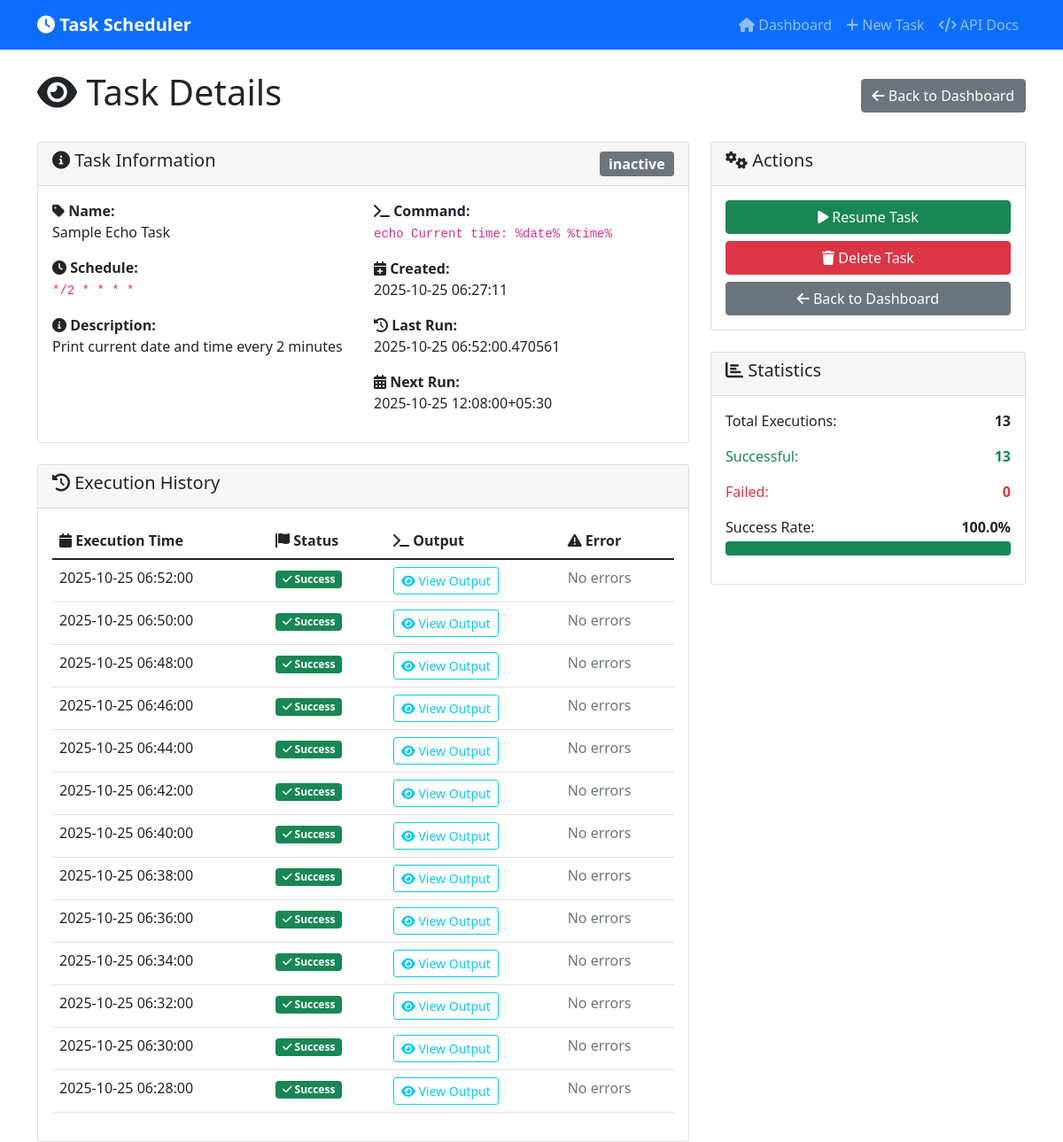
The app's page /tasks/7/view with its own data.
### tables this page shows
CREATE TABLE tasks (
            id INTEGER PRIMARY KEY AUTOINCREMENT,
            task_name TEXT NOT NULL,
            command TEXT NOT NULL,
            schedule TEXT NOT NULL,
            description TEXT,
            status TEXT DEFAULT 'active',
            created_at TIMESTAMP DEFAULT CURRENT_TIMESTAMP,
            last_run TIMESTAMP,
            next_run TIMESTAMP
        );

CREATE TABLE task_executions (
            id INTEGER PRIMARY KEY AUTOINCREMENT,
            task_id INTEGER,
            execution_time TIMESTAMP DEFAULT CURRENT_TIMESTAMP,
            status TEXT NOT NULL,
            output TEXT,
            error TEXT,
            FOREIGN KEY (task_id) REFERENCES tasks (id)
        );

### main.py (the view)
@app.get("/tasks/{task_id}/view", response_class=HTMLResponse)
async def view_task_page(request: Request, task_id: int):
    task = scheduler.get_task(task_id)
    if not task:
        raise HTTPException(status_code=404, detail="Task not found")
    history = scheduler.get_task_history(task_id)
    return templates.TemplateResponse("view_task.html", {
        "request": request,
        "task": task,
        "history": history
    })

### templates/view_task.html (shortened to what this page needs)
{% extends "base.html" %}
{% block content %}
<div class="d-flex justify-content-between align-items-center mb-4">
    <h1><i class="fas fa-eye"></i> Task Details</h1>
    <a href="/" class="btn btn-secondary">
        <i class="fas fa-arrow-left"></i> Back to Dashboard
    </a>
</div>
<div class="row">
    <div class="col-md-8">
        <div class="card mb-4">
            <div class="card-header d-flex justify-content-between align-items-center">
                <h5><i class="fas fa-info-circle"></i> Task Information</h5>
                <span class="badge {% if task.status == 'active' %}bg-success{% else %}bg-secondary{% endif %} fs-6">
                    {{ task.status }}
                </span>
            </div>
            <div class="card-body">
                <div class="row">
                    <div class="col-md-6">
                        <p><strong><i class="fas fa-tag"></i> Name:</strong><br>{{ task.task_name }}</p>
                        <p><strong><i class="fas fa-clock"></i> Schedule:</strong><br><code>{{ task.schedule }}</code></p>
                        {% if task.description %}
                        <p><strong><i class="fas fa-info-circle"></i> Description:</strong><br>{{ task.description }}</p>
                        {% endif %}
                    </div>
                    <div class="col-md-6">
                        <p><strong><i class="fas fa-terminal"></i> Command:</strong><br><code>{{ task.command }}</code></p>
                        {% if task.created_at %}
                        <p><strong><i class="fas fa-calendar-plus"></i> Created:</strong><br>{{ task.created_at }}</p>
                        {% endif %}
                        {% if task.last_run %}
                        <p><strong><i class="fas fa-history"></i> Last Run:</strong><br>{{ task.last_run }}</p>
                        {% endif %}
                        {% if task.next_run %}
                        <p><strong><i class="fas fa-calendar-alt"></i> Next Run:</strong><br>{{ task.next_run }}</p>
                        {% endif %}
                    </div>
                </div>
            </div>
        </div>
        <div class="card">
            <div class="card-header">
                <h5><i class="fas fa-history"></i> Execution History</h5>
            </div>
            <div class="card-body">
                {% if not history %}
                <div class="text-center py-4">
                    <i class="fas fa-clock fa-3x text-muted mb-3"></i>
                    <h5 class="text-muted">No executions yet</h5>
                    <p class="text-muted">This task hasn't been executed yet. Wait for the scheduled time or check if the task is active.</p>
                </div>
                {% else %}
                <div class="table-responsive">
                    <table class="table table-hover">
                        <thead>
                            <tr>
                                <th><i class="fas fa-calendar"></i> Execution Time</th>
                                <th><i class="fas fa-flag"></i> Status</th>
                                <th><i class="fas fa-terminal"></i> Output</th>
                                <th><i class="fas fa-exclamation-triangle"></i> Error</th>
                            </tr>
                        </thead>
                        <tbody>
                            {% for execution in history %}
                            <tr>
                                <td>{{ execution.execution_time }}</td>
                                <td>
                                    {% if execution.status == 'success' %}
                                    <span class="badge bg-success">
                                        <i class="fas fa-check"></i> Success
                                    </span>
                                    {% else %}
                                    <span class="badge bg-danger">
                                        <i class="fas fa-times"></i> Failed
                                    </span>
                                    {% endif %}
                                </td>
                                <td>
                                    {% if execution.output %}
                                    <button class="btn btn-sm btn-outline-info" type="button"
                                            data-bs-toggle="collapse" data-bs-target="#output-{{ execution.id }}">
                                        <i class="fas fa-eye"></i> View Output
                                    </button>
                                    {% else %}
                                    <span class="text-muted">No output</span>
                                    {% endif %}
                                </td>
                                <td>
                                    {% if execution.error %}
                                    <button class="btn btn-sm btn-outline-danger" type="button"
                                            data-bs-toggle="collapse" data-bs-target="#error-{{ execution.id }}">
                                        <i class="fas fa-exclamation-triangle"></i> View Error
                                    </button>
                                    <div class="collapse mt-2" id="error-{{ execution.id }}">
                                        <pre class="bg-danger-subtle p-2 rounded small">{{ execution.error }}</pre>
                                    </div>
                                    {% else %}
                                    <span class="text-muted">No errors</span>
                                    {% endif %}
                                </td>
                            </tr>
                            {% endfor %}
                        </tbody>
                    </table>
                </div>
                {% endif %}
            </div>
        </div>
    </div>
    <div class="col-md-4">
        <div class="card mb-4">
            <div class="card-header">
                <h5><i class="fas fa-cogs"></i> Actions</h5>
            </div>
            <div class="card-body">
                <div class="d-grid gap-2">
                    <form method="post" action="/tasks/{{ task.id }}/toggle">
                        <button type="submit" class="btn {% if task.status == 'active' %}btn-warning{% else %}btn-success{% endif %} w-100">
                            <i class="fas fa-{% if task.status == 'active' %}pause{% else %}play{% endif %}"></i>
                            {% if task.status == 'active' %}Pause Task{% else %}Resume Task{% endif %}
                        </button>
                    </form>
                    <button type="button" class="btn btn-danger w-100"
                            onclick="confirmDelete({{ task.id }}, '{{ task.task_name }}')">
                        <i class="fas fa-trash"></i> Delete Task
                    </button>
                    <a href="/" class="btn btn-secondary w-100">
                        <i class="fas fa-arrow-left"></i> Back to Dashboard
                    </a>
                </div>
            </div>
        </div>
        <div class="card">
            <div class="card-header">
                <h5><i class="fas fa-chart-bar"></i> Statistics</h5>
            </div>
            <div class="card-body">
                {% if history %}
                {% set successful_runs = history|selectattr("status", "equalto", "success")|list|length %}
                {% set failed_runs = history|selectattr("status", "equalto", "failed")|list|length %}
                {% set total_runs = history|length %}
                <div class="mb-3">
                    <div class="d-flex justify-content-between">
                        <span>Total Executions:</span>
                        <strong>{{ total_runs }}</strong>
                    </div>
                </div>
                <div class="mb-3">
                    <div class="d-flex justify-content-between">
                        <span class="text-success">Successful:</span>
                        <strong class="text-success">{{ successful_runs }}</strong>
                    </div>
                </div>
                <div class="mb-3">
                    <div class="d-flex justify-content-between">
                        <span class="text-danger">Failed:</span>
                        <strong class="text-danger">{{ failed_runs }}</strong>
                    </div>
                </div>
                {% if total_runs > 0 %}
                <div class="mb-3">
                    <div class="d-flex justify-content-between">
                        <span>Success Rate:</span>
                        <strong>{{ "%.1f"|format((successful_runs / total_runs) * 100) }}%</strong>
                    </div>
                    <div class="progress mt-1">
                        <div class="progress-bar bg-success" style="width: {{ (successful_runs / total_runs) * 100 }}%"></div>
                    </div>
                </div>
                {% endif %}
                {% else %}
                <p class="text-muted mb-0">No execution data available yet.</p>
                {% endif %}
            </div>
        </div>
    </div>
</div>
{% endblock %}

### records on screen
tasks: status "inactive", task_name "Sample Echo Task", schedule "*/2 * * * *", description "Print current date and time every 2 minutes", command "echo Current time: %date% %time%", created_at "2025-10-25 06:27:11", last_run "2025-10-25 06:52:00.470561", next_run "2025-10-25 12:08:00+05:30"
task_executions: execution_time "2025-10-25 06:52:00", status "success" (drawn)
task_executions: execution_time "2025-10-25 06:50:00", status "success" (drawn)
task_executions: execution_time "2025-10-25 06:48:00", status "success" (drawn)
task_executions: execution_time "2025-10-25 06:46:00", status "success" (drawn)
task_executions: execution_time "2025-10-25 06:44:00", status "success" (drawn)
task_executions: execution_time "2025-10-25 06:42:00", status "success" (drawn)
task_executions: execution_time "2025-10-25 06:40:00", status "success" (drawn)
task_executions: execution_time "2025-10-25 06:38:00", status "success" (drawn)
task_executions: execution_time "2025-10-25 06:36:00", status "success" (drawn)
task_executions: execution_time "2025-10-25 06:34:00", status "success" (drawn)
task_executions: execution_time "2025-10-25 06:32:00", status "success" (drawn)
task_executions: execution_time "2025-10-25 06:30:00", status "success" (drawn)
task_executions: execution_time "2025-10-25 06:28:00", status "success" (drawn)

### other values on screen
{{ total_runs }} "13"
{{ successful_runs }} "13"
{{ failed_runs }} "0"
{{ "%.1f"|format((successful_runs / total_runs) * 100) }} "100.0"
